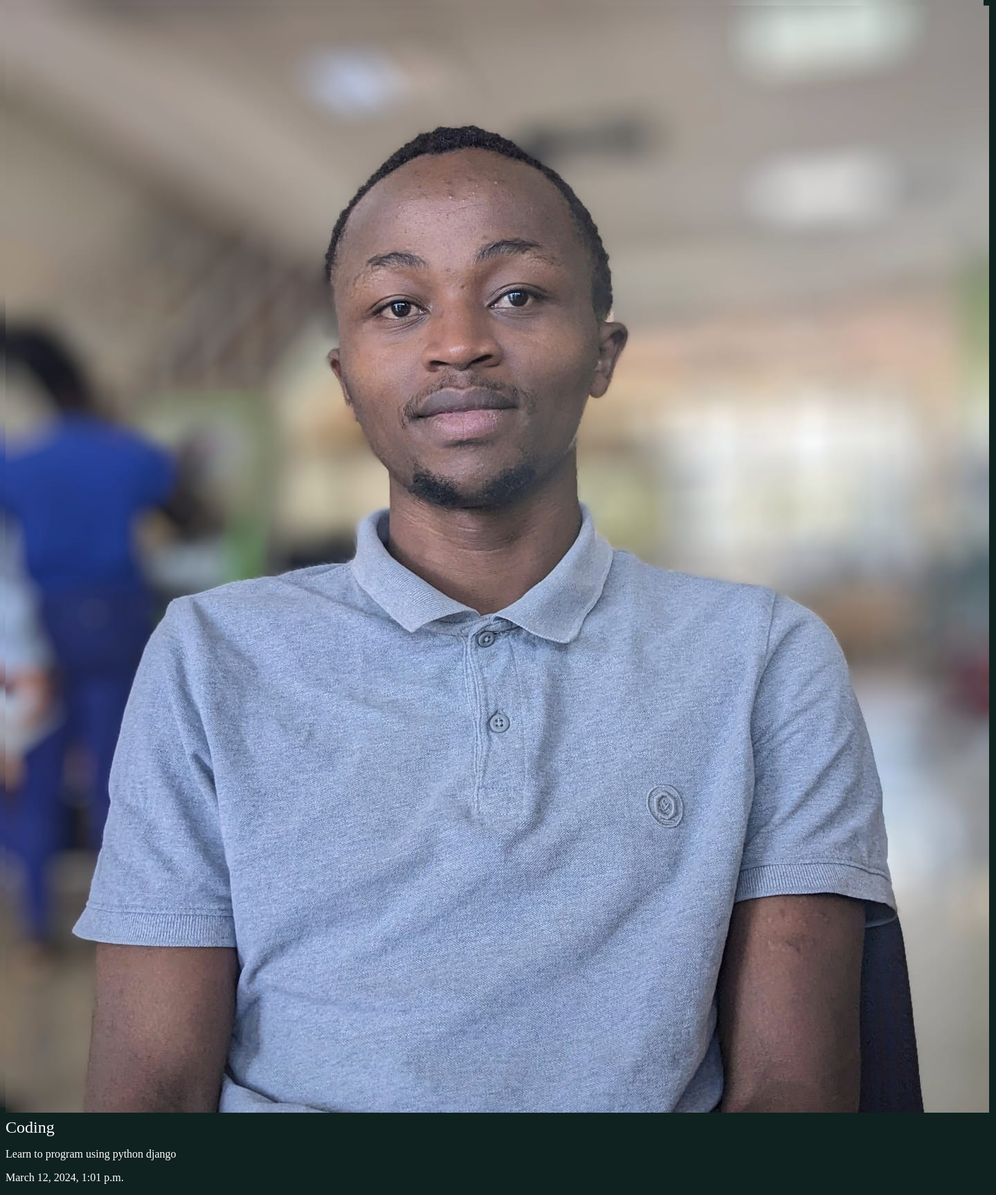
The app's page /articles/learning/ with its own data.
### articles/models.py (models this page shows, shortened)
class Article(models.Model):
    title = models.CharField(max_length=100)
    slug = models.SlugField()
    body = models.TextField()
    date = models.DateTimeField(auto_now_add=True)

### articles/views.py (the view)
# urls.py: path('<slug:slug>/', views.article_details, name='article_details'),
def article_details(request, slug):
    article = Article.objects.get(slug=slug)
    return render(request,'articles/article_detail.html',{'article':article})

### articles/templates/articles/article_detail.html
{% extends 'base_layout.html' %}
{% block content %}
 <div class="article-detail">
    <div class="article">
        <h2>{{article.title}}</h2>
        <p>{{article.body}}</p>
        <p>{{article.date}}</p>
    </div>
 </div>
{% endblock %}

### assets/styles.css (style rules this page uses)
body { background: #0f221f; background-image: url(mike.jpeg); background-repeat: no-repeat; color: #fff; }
h1,h2,h3,h4,h5 { font-weight: normal; margin: 0; }

### records on screen
Article: title "Coding", body "Learn to program using python django", date "March 12, 2024, 1:01 p.m."
